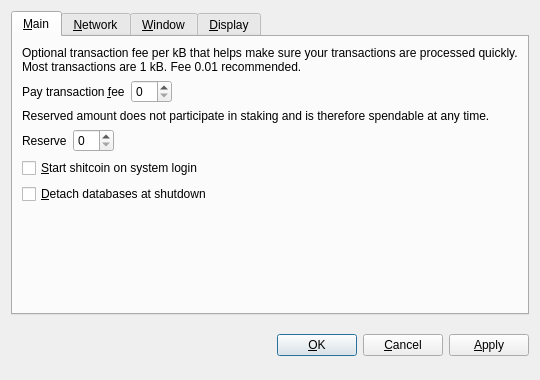
<?xml version="1.0" encoding="UTF-8"?>
<ui version="4.0">
 <class>OptionsDialog</class>
 <widget class="QDialog" name="OptionsDialog">
  <property name="geometry">
   <rect>
    <x>0</x>
    <y>0</y>
    <width>540</width>
    <height>380</height>
   </rect>
  </property>
  <property name="windowTitle">
   <string>Options</string>
  </property>
  <property name="modal">
   <bool>true</bool>
  </property>
  <layout class="QVBoxLayout" name="verticalLayout">
   <item>
    <widget class="QTabWidget" name="tabWidget">
     <property name="tabPosition">
      <enum>QTabWidget::North</enum>
     </property>
     <property name="currentIndex">
      <number>0</number>
     </property>
     <widget class="QWidget" name="tabMain">
      <attribute name="title">
       <string>&amp;Main</string>
      </attribute>
      <layout class="QVBoxLayout" name="verticalLayout_Main">
       <item>
        <widget class="QLabel" name="transactionFeeInfoLabel">
         <property name="text">
          <string>Optional transaction fee per kB that helps make sure your transactions are processed quickly. Most transactions are 1 kB. Fee 0.01 recommended.</string>
         </property>
         <property name="textFormat">
          <enum>Qt::PlainText</enum>
         </property>
         <property name="wordWrap">
          <bool>true</bool>
         </property>
        </widget>
       </item>
       <item>
        <layout class="QHBoxLayout" name="horizontalLayoutFee">
         <item>
          <widget class="QLabel" name="transactionFeeLabel">
           <property name="text">
            <string>Pay transaction &amp;fee</string>
           </property>
           <property name="textFormat">
            <enum>Qt::PlainText</enum>
           </property>
           <property name="buddy">
            <cstring>transactionFee</cstring>
           </property>
          </widget>
         </item>
         <item>
          <widget class="BitcoinAmountField" name="transactionFee"/>
         </item>
         <item>
          <spacer name="horizontalSpacerFee">
           <property name="orientation">
            <enum>Qt::Horizontal</enum>
           </property>
           <property name="sizeHint" stdset="0">
            <size>
             <width>40</width>
             <height>20</height>
            </size>
           </property>
          </spacer>
         </item>
        </layout>
       </item>
       <item>
        <widget class="QLabel" name="reserveBalanceInfoLabel">
         <property name="text">
          <string>Reserved amount does not participate in staking and is therefore spendable at any time.</string>
         </property>
         <property name="textFormat">
          <enum>Qt::PlainText</enum>
         </property>
         <property name="wordWrap">
          <bool>true</bool>
         </property>
        </widget>
       </item>
       <item>
        <layout class="QHBoxLayout" name="horizontalLayoutReserveBalance">
         <item>
          <widget class="QLabel" name="reserveBalanceLabel">
           <property name="text">
            <string>Reserve</string>
           </property>
           <property name="textFormat">
            <enum>Qt::PlainText</enum>
           </property>
           <property name="buddy">
            <cstring>reserveBalance</cstring>
           </property>
          </widget>
         </item>
         <item>
          <widget class="BitcoinAmountField" name="reserveBalance"/>
         </item>
         <item>
          <spacer name="horizontalSpacerReserveBalance">
           <property name="orientation">
            <enum>Qt::Horizontal</enum>
           </property>
           <property name="sizeHint" stdset="0">
            <size>
             <width>40</width>
             <height>20</height>
            </size>
           </property>
          </spacer>
         </item>
        </layout>
       </item>
       <item>
        <widget class="QCheckBox" name="bitcoinAtStartup">
         <property name="toolTip">
          <string>Automatically start shitcoin after logging in to the system.</string>
         </property>
         <property name="text">
          <string>&amp;Start shitcoin on system login</string>
         </property>
        </widget>
       </item>
       <item>
        <widget class="QCheckBox" name="detachDatabases">
         <property name="toolTip">
          <string>Detach block and address databases at shutdown. This means they can be moved to another data directory, but it slows down shutdown. The wallet is always detached.</string>
         </property>
         <property name="text">
          <string>&amp;Detach databases at shutdown</string>
         </property>
        </widget>
       </item>
       <item>
        <spacer name="verticalSpacer_Main">
         <property name="orientation">
          <enum>Qt::Vertical</enum>
         </property>
         <property name="sizeHint" stdset="0">
          <size>
           <width>20</width>
           <height>40</height>
          </size>
         </property>
        </spacer>
       </item>
      </layout>
     </widget>
     <widget class="QWidget" name="tabNetwork">
      <attribute name="title">
       <string>&amp;Network</string>
      </attribute>
      <layout class="QVBoxLayout" name="verticalLayout_Network">
       <item>
        <widget class="QCheckBox" name="mapPortUpnp">
         <property name="toolTip">
          <string>Automatically open the shitcoin client port on the router. This only works when your router supports UPnP and it is enabled.</string>
         </property>
         <property name="text">
          <string>Map port using &amp;UPnP</string>
         </property>
        </widget>
       </item>
       <item>
        <widget class="QCheckBox" name="connectSocks">
         <property name="toolTip">
          <string>Connect to the shitcoin network through a SOCKS proxy (e.g. when connecting through Tor).</string>
         </property>
         <property name="text">
          <string>&amp;Connect through SOCKS proxy:</string>
         </property>
        </widget>
       </item>
       <item>
        <layout class="QHBoxLayout" name="horizontalLayout_Network">
         <item>
          <widget class="QLabel" name="proxyIpLabel">
           <property name="text">
            <string>Proxy &amp;IP:</string>
           </property>
           <property name="textFormat">
            <enum>Qt::PlainText</enum>
           </property>
           <property name="buddy">
            <cstring>proxyIp</cstring>
           </property>
          </widget>
         </item>
         <item>
          <widget class="QValidatedLineEdit" name="proxyIp">
           <property name="maximumSize">
            <size>
             <width>140</width>
             <height>16777215</height>
            </size>
           </property>
           <property name="toolTip">
            <string>IP address of the proxy (e.g. 127.0.0.1)</string>
           </property>
          </widget>
         </item>
         <item>
          <widget class="QLabel" name="proxyPortLabel">
           <property name="text">
            <string>&amp;Port:</string>
           </property>
           <property name="textFormat">
            <enum>Qt::PlainText</enum>
           </property>
           <property name="buddy">
            <cstring>proxyPort</cstring>
           </property>
          </widget>
         </item>
         <item>
          <widget class="QLineEdit" name="proxyPort">
           <property name="maximumSize">
            <size>
             <width>55</width>
             <height>16777215</height>
            </size>
           </property>
           <property name="toolTip">
            <string>Port of the proxy (e.g. 9050)</string>
           </property>
          </widget>
         </item>
         <item>
          <widget class="QLabel" name="socksVersionLabel">
           <property name="text">
            <string>SOCKS &amp;Version:</string>
           </property>
           <property name="textFormat">
            <enum>Qt::PlainText</enum>
           </property>
           <property name="buddy">
            <cstring>socksVersion</cstring>
           </property>
          </widget>
         </item>
         <item>
          <widget class="QValueComboBox" name="socksVersion">
           <property name="toolTip">
            <string>SOCKS version of the proxy (e.g. 5)</string>
           </property>
          </widget>
         </item>
         <item>
          <spacer name="horizontalSpacer_Network">
           <property name="orientation">
            <enum>Qt::Horizontal</enum>
           </property>
           <property name="sizeHint" stdset="0">
            <size>
             <width>40</width>
             <height>20</height>
            </size>
           </property>
          </spacer>
         </item>
        </layout>
       </item>
       <item>
        <spacer name="verticalSpacer_Network">
         <property name="orientation">
          <enum>Qt::Vertical</enum>
         </property>
         <property name="sizeHint" stdset="0">
          <size>
           <width>20</width>
           <height>40</height>
          </size>
         </property>
        </spacer>
       </item>
      </layout>
     </widget>
     <widget class="QWidget" name="tabWindow">
      <attribute name="title">
       <string>&amp;Window</string>
      </attribute>
      <layout class="QVBoxLayout" name="verticalLayout_Window">
       <item>
        <widget class="QCheckBox" name="minimizeToTray">
         <property name="toolTip">
          <string>Show only a tray icon after minimizing the window.</string>
         </property>
         <property name="text">
          <string>&amp;Minimize to the tray instead of the taskbar</string>
         </property>
        </widget>
       </item>
       <item>
        <widget class="QCheckBox" name="minimizeOnClose">
         <property name="toolTip">
          <string>Minimize instead of exit the application when the window is closed. When this option is enabled, the application will be closed only after selecting Quit in the menu.</string>
         </property>
         <property name="text">
          <string>M&amp;inimize on close</string>
         </property>
        </widget>
       </item>
       <item>
        <spacer name="verticalSpacer_Window">
         <property name="orientation">
          <enum>Qt::Vertical</enum>
         </property>
         <property name="sizeHint" stdset="0">
          <size>
           <width>20</width>
           <height>40</height>
          </size>
         </property>
        </spacer>
       </item>
      </layout>
     </widget>
     <widget class="QWidget" name="tabDisplay">
      <attribute name="title">
       <string>&amp;Display</string>
      </attribute>
      <layout class="QVBoxLayout" name="verticalLayout_Display">
       <item>
        <layout class="QHBoxLayout" name="horizontalLayout_1_Display">
         <item>
          <widget class="QLabel" name="langLabel">
           <property name="text">
            <string>User Interface &amp;language:</string>
           </property>
           <property name="textFormat">
            <enum>Qt::PlainText</enum>
           </property>
           <property name="buddy">
            <cstring>lang</cstring>
           </property>
          </widget>
         </item>
         <item>
          <widget class="QValueComboBox" name="lang">
           <property name="toolTip">
            <string>The user interface language can be set here. This setting will take effect after restarting shitcoin.</string>
           </property>
          </widget>
         </item>
        </layout>
       </item>
       <item>
        <layout class="QHBoxLayout" name="horizontalLayout_2_Display">
         <item>
          <widget class="QLabel" name="unitLabel">
           <property name="text">
            <string>&amp;Unit to show amounts in:</string>
           </property>
           <property name="textFormat">
            <enum>Qt::PlainText</enum>
           </property>
           <property name="buddy">
            <cstring>unit</cstring>
           </property>
          </widget>
         </item>
         <item>
          <widget class="QValueComboBox" name="unit">
           <property name="toolTip">
            <string>Choose the default subdivision unit to show in the interface and when sending coins.</string>
           </property>
          </widget>
         </item>
        </layout>
       </item>
       <item>
        <widget class="QCheckBox" name="displayAddresses">
         <property name="toolTip">
          <string>Whether to show shitcoin addresses in the transaction list or not.</string>
         </property>
         <property name="text">
          <string>&amp;Display addresses in transaction list</string>
         </property>
        </widget>
       </item>
       <item>
        <widget class="QCheckBox" name="coinControlFeatures">
         <property name="toolTip">
          <string>Whether to show coin control features or not.</string>
         </property>
         <property name="text">
          <string>Display coin &amp;control features (experts only!)</string>
         </property>
        </widget>
       </item>
       <item>
        <spacer name="verticalSpacer_Display">
         <property name="orientation">
          <enum>Qt::Vertical</enum>
         </property>
         <property name="sizeHint" stdset="0">
          <size>
           <width>20</width>
           <height>40</height>
          </size>
         </property>
        </spacer>
       </item>
      </layout>
     </widget>
    </widget>
   </item>
   <item>
    <layout class="QHBoxLayout" name="horizontalLayout_Buttons">
     <item>
      <spacer name="horizontalSpacer_1">
       <property name="orientation">
        <enum>Qt::Horizontal</enum>
       </property>
       <property name="sizeHint" stdset="0">
        <size>
         <width>40</width>
         <height>48</height>
        </size>
       </property>
      </spacer>
     </item>
     <item>
      <widget class="QLabel" name="statusLabel">
       <property name="font">
        <font>
         <weight>75</weight>
         <bold>true</bold>
        </font>
       </property>
       <property name="text">
        <string/>
       </property>
       <property name="textFormat">
        <enum>Qt::PlainText</enum>
       </property>
       <property name="wordWrap">
        <bool>true</bool>
       </property>
      </widget>
     </item>
     <item>
      <spacer name="horizontalSpacer_2">
       <property name="orientation">
        <enum>Qt::Horizontal</enum>
       </property>
       <property name="sizeHint" stdset="0">
        <size>
         <width>40</width>
         <height>48</height>
        </size>
       </property>
      </spacer>
     </item>
     <item>
      <widget class="QPushButton" name="okButton">
       <property name="text">
        <string>&amp;OK</string>
       </property>
      </widget>
     </item>
     <item>
      <widget class="QPushButton" name="cancelButton">
       <property name="text">
        <string>&amp;Cancel</string>
       </property>
       <property name="autoDefault">
        <bool>false</bool>
       </property>
      </widget>
     </item>
     <item>
      <widget class="QPushButton" name="applyButton">
       <property name="text">
        <string>&amp;Apply</string>
       </property>
       <property name="autoDefault">
        <bool>false</bool>
       </property>
      </widget>
     </item>
    </layout>
   </item>
  </layout>
 </widget>
 <customwidgets>
  <customwidget>
   <class>BitcoinAmountField</class>
   <extends>QSpinBox</extends>
   <header>bitcoinamountfield.h</header>
  </customwidget>
  <customwidget>
   <class>QValueComboBox</class>
   <extends>QComboBox</extends>
   <header>qvaluecombobox.h</header>
  </customwidget>
  <customwidget>
   <class>QValidatedLineEdit</class>
   <extends>QLineEdit</extends>
   <header>qvalidatedlineedit.h</header>
  </customwidget>
 </customwidgets>
 <resources/>
 <connections/>
</ui>
